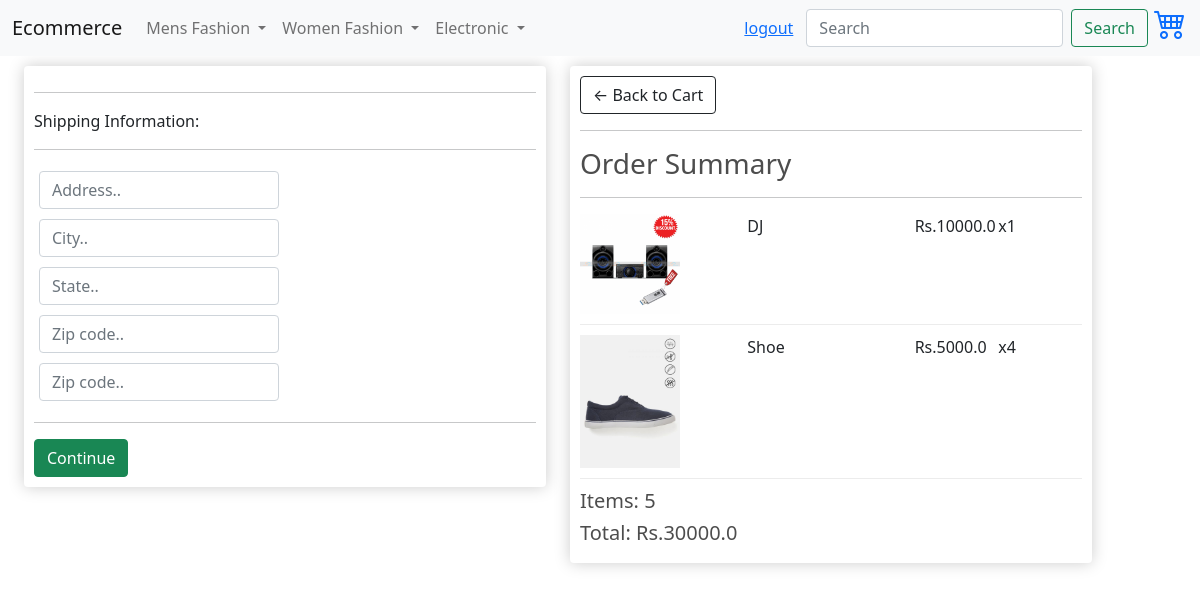
The page /checkout/ (signed in) on the database as committed earlier.
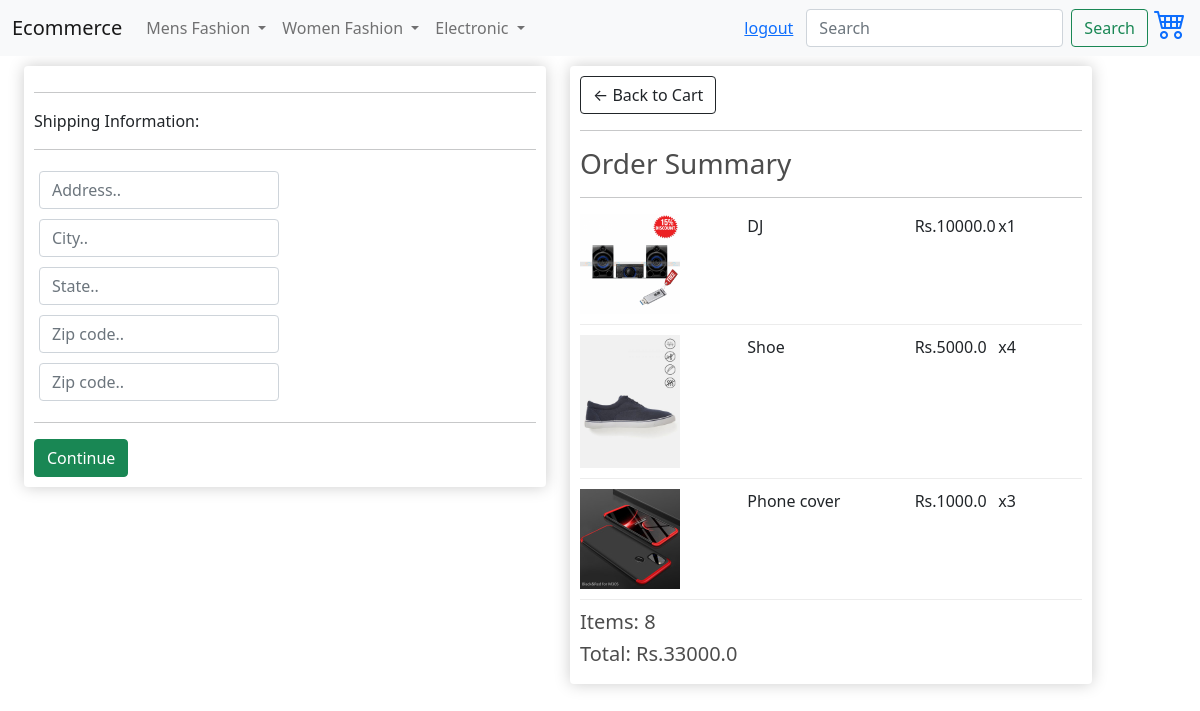
The same page on the database as committed later.
### store/models.py (models this page shows, shortened)
class OrderItem(models.Model):
    product = models.ForeignKey(Product, on_delete=models.SET_NULL, null=True)
    order = models.ForeignKey(Order, on_delete=models.SET_NULL, null=True)
    quantity = models.IntegerField(default=0, null=True, blank=True)
    date_added = models.DateTimeField(auto_now_add=True)
    @property
    def get_total(self):
        total = self.product.price * self.quantity
        return total

class Product(models.Model):
    product_status = (
        ('N',"New"),
        ('T',"Trending"),
        ('X','Excel'),
            )
    category_type = (
        ("Men","Men"),
        ("Women","Women"),
        ("Electronic","Electronic"),
        ("Book","Book"),)
    name = models.CharField(max_length=200)
    price = models.FloatField()
    category = models.CharField(max_length=10,choices=category_type,null=True, blank=True)
    status = models.CharField(max_length=1,choices= product_status,null=True, blank=True)
    description = models.TextField(null=True,blank = True)
    featured = models.ImageField(null=True, blank=True)
    @property
    def imageURL(self):
        try:
            url = self.featured.url
        except:
            url = ''
        return url

class Order(models.Model):
    customer = models.ForeignKey(Customer, on_delete=models.SET_NULL, null=True, blank=True)
    date_ordered = models.DateTimeField(auto_now_add=True)
    complete = models.BooleanField(default=False)
    transaction_id = models.CharField(max_length=100, null=True)
    @property
    def get_cart_total(self):
        orderitems = self.orderitem_set.all()
        total = sum([item.get_total for item in orderitems])
        return total
    @property
    def get_cart_items(self):
        orderitems = self.orderitem_set.all()
        total = sum([item.quantity for item in orderitems])
        return total

### store/views.py (the view)
# urls.py: path('checkout/',views.checkout , name = 'checkout'),
def checkout(request):
    data = cartData(request)
    cartItems = data['cartItems']
    order = data['order']
    items = data['items']
    context = {'items':items, 'order':order, 'cartItems':cartItems}
    return render(request, 'store/checkout.html', context)

### store/utils.py (called while the page is built)
def cartData(request):
    if request.user.is_authenticated:
        customer = request.user.customer
        order, created = Order.objects.get_or_create(customer=customer, complete=False)
        items = order.orderitem_set.all()
        cartItems = order.get_cart_items
    else:
        cookieData = cookieCart(request)
        cartItems = cookieData['cartItems']
        order = cookieData['order']
        items = cookieData['items']
    return {'cartItems':cartItems ,'order':order, 'items':items}

### store/templates/store/checkout.html (shortened to what this page needs)
{% extends 'store/main.html' %}
{% load static %}
{% block content %}
     <div class="container row">
        <div class="col-lg-6">
            <div class="box-element" id="form-wrapper">
                <form id="form">
                    <div id="shipping-info">
                        <hr>
                        <p>Shipping Information:</p>
                        <hr>
                        <div class="form-field">
                            <input class="form-control" type="text" name="address" placeholder="Address..">
                        </div>
                        <div class="form-field">
                            <input class="form-control" type="text" name="city" placeholder="City..">
                        </div>
                        <div class="form-field">
                            <input class="form-control" type="text" name="state" placeholder="State..">
                        </div>
                        <div class="form-field">
                            <input class="form-control" type="text" name="zipcode" placeholder="Zip code..">
                        </div>
                        <div class="form-field">
                            <input class="form-control" type="text" name="country" placeholder="Zip code..">
                        </div>
                    </div>
                    <hr>
                    <input id="form-button" class="btn btn-success btn-block" type="submit" value="Continue">
                </form>
            </div>
        <br>
        </div>
        <div class="col-lg-6">
            <div class="box-element">
                <a  class="btn btn-outline-dark" href="{% url 'cart' %}">&#x2190; Back to Cart</a>
                <hr>
                <h3>Order Summary</h3>
                <hr>
                {% for item in items %}
                <div class="cart-row">
                    <div style="flex:2"><img class="row-image" src={{ item.product.imageURL }}></div>
                    <div style="flex:2"><p> {{ item.product.name }}</p></div>
                    <div style="flex:1"><p>Rs.{{ item.product.price }}</p></div>
                    <div style="flex:1"><p> x{{ item.quantity }}</p></div>
                </div>
                {% endfor %}
                <h5>Items:   {{ order.get_cart_items }}</h5>
                <h5>Total:   Rs.{{ order.get_cart_total }}</h5>
            </div>
        </div>
    </div>
{% endblock content %}

Rows that differ between the two databases and show on the page:
added OrderItem: product.imageURL (picture), product.name "Phone cover", product.price "1000.0", quantity "3"
computed for Order: get_cart_items "5" → "8"; get_cart_total "30000.0" → "33000.0"
